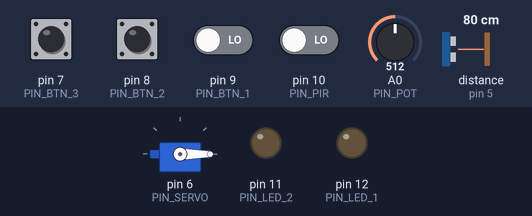
A program run on a simulated Arduino Uno, built with avr-gcc and run on an emulated ATmega328P. On the bench: servo, output pins drawn as LEDs (lit = HIGH). Dashed ring = blinking. The test bench sets the inputs (shaded band); at power-on: pin 7 (PIN_BTN_3), pin 8 (PIN_BTN_2), pin 9 (PIN_BTN_1), pin 10 (PIN_PIR) LOW, A0 (PIN_POT) = 512, distance to the obstacle (sensor on pin 5) 80 cm. The echo pulse lasts 58.3 µs per cm; pins used as bus, display or sensor lines are not drawn; what the program prints to the serial monitor is not drawn.

Above: at 2.0 s.
2.1 s: pin 7 (PIN_BTN_3) pulled HIGH for 0.15 s
At 4.35 s:
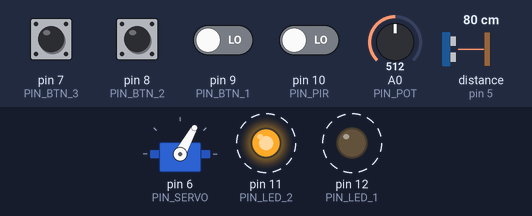
5.2 s: A0 (PIN_POT) set to 0
8.3 s: distance to the obstacle (sensor on pin 5) set to 98 cm
11.4 s: distance to the obstacle (sensor on pin 5) set to 106 cm
At 11.48 s:
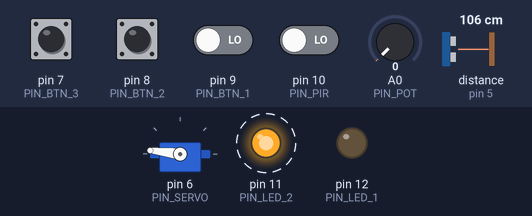
14.5 s: pin 8 (PIN_BTN_2) pulled HIGH for 0.15 s
At 14.5 s:
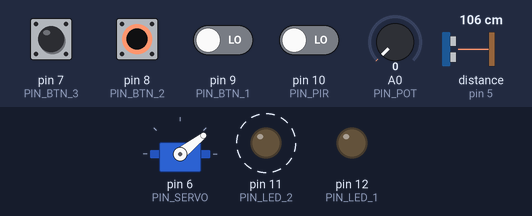
17.0 s: pin 10 (PIN_PIR) driven HIGH
At 20.1 s:
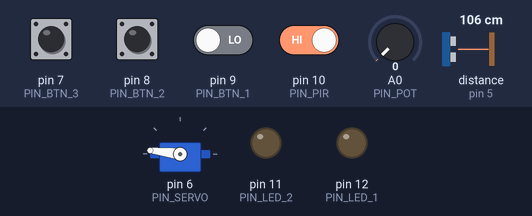
Timing chart, 0 to 21.1 s (numbered marks = the images above; inputs shaded):
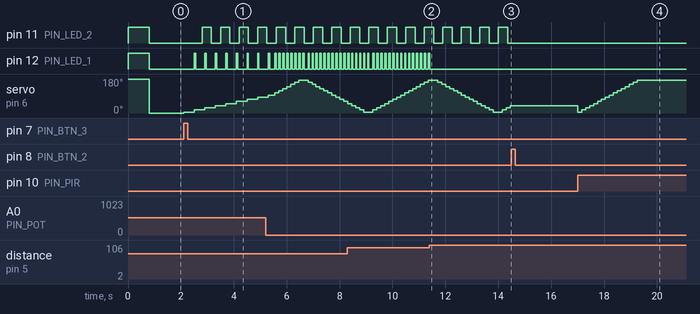

The program:

main.cpp
```cpp
#include <Arduino.h>
#include <EnableInterrupt.h>

#include <radar.h>

#include <pirimpl.h>
#include <servoimpl.h>
#include <sonarimpl.h>
#include <potentiometerimpl.h>
#include <ledimpl.h>
#include <serialimpl.h>

#define SERIAL_BAUD 115200
#define PIN_SONAR_TRIG 4
#define PIN_SONAR_ECHO 5
#define PIN_PIR 10
#define PIN_SERVO 6
#define PIN_LED_1 12
#define PIN_LED_2 11
#define PIN_BTN_1 9
#define PIN_BTN_2 8
#define PIN_BTN_3 7
#define PIN_POT A0


smartradar::Sonar *sonar;
smartradar::Pir *pir;
smartradar::Servo *servo;
smartradar::Potentiometer *pot;
smartradar::Led *led1;
smartradar::Led *led2;
smartradar::Serial *serial;
smartradar::Radar *radar;

unsigned long time = 0;
unsigned long diff;

enum SerialCommands {
    CMD_SWITCH_MANUAL = 97, // a 0x61
    CMD_SWITCH_SINGLE,      // b 0x62
    CMD_SWITCH_AUTO,        // c 0x63
    CMD_SERVO_LEFT,         // d 0x64
    CMD_SERVO_RIGHT,        // e 0x65
    CMD_SPEED               // f 0x66
};
// terminating character is z 0x7A

void onBtn1Press() {
    radar->setModeManual();
}

void onBtn2Press() {
    radar->setModeSingle();
}

void onBtn3Press() {
    radar->setModeAuto();
}

void onPirTrigger() {
    radar->pirTriggered();
}

void onTick() {
    radar->tick();
}

void serialEvent() {
    char buf[3];
    char tmp;
    int16_t *duration = (int16_t *)&(buf[1]);

    Serial.readBytesUntil('z', buf, 3);

    switch (buf[0]) {
        case CMD_SWITCH_AUTO: radar->setModeAuto(); break;
        case CMD_SWITCH_SINGLE: radar->setModeSingle(); break;
        case CMD_SWITCH_MANUAL: radar->setModeManual(); break;
        case CMD_SERVO_LEFT: radar->servoLeft(); break;
        case CMD_SERVO_RIGHT: radar->servoRight(); break;
        case CMD_SPEED:
            tmp = buf[1];
            buf[1] = buf[2];
            buf[2] = tmp;
            radar->setScanDuration(*duration);
    }
}

void setup()
{
    Serial.begin(SERIAL_BAUD);

    sonar  = new smartradar::SonarImpl(PIN_SONAR_TRIG, PIN_SONAR_ECHO);
    pir    = new smartradar::PirImpl();
    servo  = new smartradar::ServoImpl(PIN_SERVO);
    pot    = new smartradar::PotentiometerImpl(PIN_POT);
    led1   = new smartradar::LedImpl(PIN_LED_1);
    led2   = new smartradar::LedImpl(PIN_LED_2);
    serial = new smartradar::SerialImpl();
    radar  = new smartradar::Radar(serial, sonar, pir, servo, pot, led1, led2);

    enableInterrupt(PIN_BTN_1, onBtn1Press, RISING);
    enableInterrupt(PIN_BTN_2, onBtn2Press, RISING);
    enableInterrupt(PIN_BTN_3, onBtn3Press, RISING);
    enableInterrupt(PIN_PIR, onPirTrigger, RISING);

    led1->turnOn();
    led2->turnOn();
    servo->setAngle(servo->getAngleMax());
    delay(800);
    servo->setAngle(servo->getAngleMin());
    led1->turnOff();
    led2->turnOff();

    Serial.println("Setup end");

    radar->setModeManual();
}

void loop()
{
    time = millis();
    radar->tick();
    diff = millis() - time;

    if (diff < TICK_INTERVAL_MS) {
        delay(TICK_INTERVAL_MS - diff);
    } else if (diff > TICK_INTERVAL_MS) {
        Serial.println("Can't keep up");
    }
}
```

Measured:
- the behaviour switches between 100 and 101 cm on distance to the obstacle (sensor on pin 5) (found by bisection; images 1 and 2)
- after the input at 2.1 s, pin 11 (PIN_LED_2): alternates HIGH for 0.35 s and LOW for 0.35 s, starting after 0.70 s; pin 12 (PIN_LED_1): alternates HIGH for 0.05 s and LOW for 0.35 s, starting after 0.40 s; servo on pin 6 (PIN_SERVO): moves from 0° to 83° over 2.8 s, starting at once
- after the input at 11.4 s, pin 12 (PIN_LED_1): goes on until 11.4 s, then stays LOW
- after the input at 14.5 s, servo on pin 6 (PIN_SERVO): stays 38° (without the input it goes to 50° after 0.11 s)
- after the input at 17.0 s, servo on pin 6 (PIN_SERVO): 38° → 5° at once, → 16° 0.15 s later, → 27° 0.15 s later, → 38° 0.15 s later, … (16 changes in this stretch)
